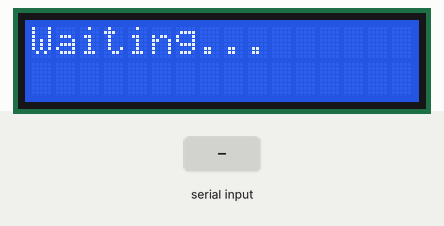
The program below on a simulated ATmega32, built with avr-gcc and emulated at 8 MHz. On the bench: 16×2 character LCD. Wiring (inferred from the names in the program): character LCD (HD44780): RS PB1; R/W PB2; E PB3; data PA0, PA1, PA2, PA3, PA4, PA5, PA6, PA7. The inputs (shaded band) are chosen by the test bench.

Above: at 2.0 s.
2.1 s: "a" received over Serial
At 2.6 s:
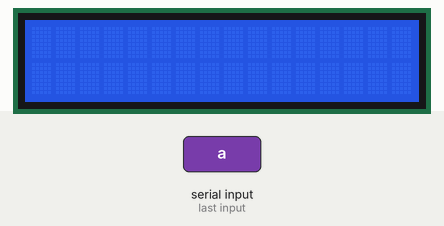
5.0 s: "b" received over Serial
At 6.9 s:
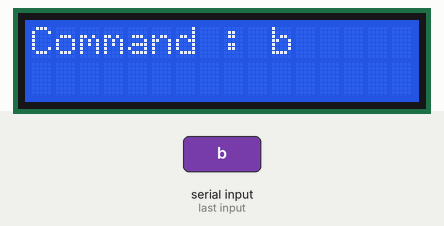
8.0 s: "1" received over Serial
At 12.6 s:
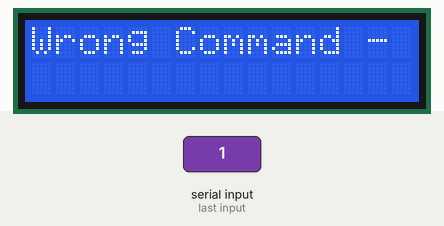
14.0 s: "a" received over Serial
At 15.1 s:
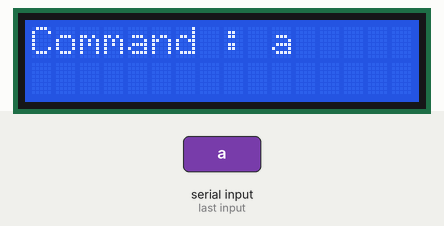
17.0 s: "0" received over Serial
At 18.8 s:
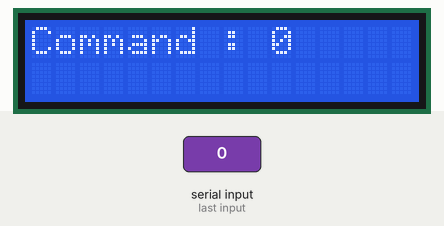

Measured:
- after the input at 2.1 s, the display: changes at once (image 1)
- after the input at 14.0 s, the display: first changes at once (image 4 shows a later state)
- what the display in image 1 shows lasts 0.7 s, from 2.1 s to 2.8 s
- what the display in image 2 shows lasts 0.5 s, from 6.5 s to 7.0 s
- what the display in image 3 shows lasts 1.0 s, from 11.9 s to 12.9 s

The program:

main.c
```c
/*
 * GP_Master.c
 *
 * Created: 8/29/2021 1:01:09 AM
 * Author : Moataz
 */

#include "BIT_MATH.h"
#include "STD_TYPES.h"
#include "Dio_interface.h"
#include "main_interface.h"
#include "USART_interface.h"
#include "LCD_interface.h"
#include "SPI_interface.h"
#define F_CPU	8000000UL
#include "util/delay.h"


int main(void)
{
	u8 Command=0;

	/*		Set pin direction for RX and TX pins		*/
	DIO_voidSetPinDirection(RX,	INPUT);
	DIO_voidSetPinDirection(TX,	OUTPUT);

	/*		UART Initialization							*/
	USART_INIT();

	/*		Set Pin Direction for LCD Pins				*/
	DIO_voidSetPortDirection(PORTA,	0xFF);
	DIO_voidSetPinDirection(PORTB,	PIN1,	OUTPUT);
	DIO_voidSetPinDirection(PORTB,	PIN2,	OUTPUT);
	DIO_voidSetPinDirection(PORTB,	PIN3,	OUTPUT);

	/*		LCD Initialization							*/
	LCD_init();

	/*		SPI Initialization							*/
	SPI_Master_init				();
	SPI_Clock_Data_Setting		();

	/*		Set Pin Direction for SPI Pins				*/
	DIO_voidSetPinDirection(MOSI, OUTPUT);
	DIO_voidSetPinDirection(MISO, INPUT);
	DIO_voidSetPinDirection(SCK, OUTPUT);
	DIO_voidSetPinDirection(SS, OUTPUT);
	DIO_voidSetPinValue(SS,HIGH);

    while (1)
    {
		/*	Wait Command from Bluetooth Module	*/
		LCD_Clear();
		LCD_WriteSTring("Waiting...");
		_delay_ms(500);

		/*	Receive Command from Bluetooth Module via USART	*/
		Command = USART_RECEIVE_BYTE ();
		LCD_Clear();
		_delay_ms(500);
		LCD_WriteSTring("Command : ");
		LCD_WriteChar4(Command);
		_delay_ms(500);

		DIO_voidSetPinValue(SS,LOW);

		/*	Send Command to Slave via SPI	*/
		LCD_Clear();
		LCD_WriteSTring("Received ");
		SPI_Transmit(Command);

		LCD_Clear();
		LCD_WriteSTring("Sent");

		_delay_ms(500);

		/*	Interpret which action should be executed 	*/
		switch(Command)
		{
			/*	Toggle Led 1 	*/
			case 'a' :
			Toggle_Led1();
			break;

			/*	Toggle Led 2 	*/
			case 'b' :
			Toggle_Led2();
			break;

			/*	Any other received command 	*/
			default:
			LCD_Clear();
			LCD_WriteSTring("Wrong Command - ");
			LCD_WriteChar4(Command);
			_delay_ms(1000);
			break;
		}
    }
}
```

SPI_Program.c
```c
#include "STD_TYPES.h"
#include "BIT_MATH.h"
#include "SPI_interface.h"
#include "SPI_private.h"
#include "SPI_configuration.h"

void 	SPI_Master_init			(void)
{
	/* SPI Enable */
	SET_BIT(SPCR,6);

	/* SPI Master */
	SET_BIT(SPCR,4);
}

void 	SPI_Slave_init			(void)
{
	/* SPI Enable */
	SET_BIT(SPCR,6);

	/* SPI Slave */
	CLR_BIT(SPCR,4);
}

void 	SPI_Clock_Data_Setting		(void)
{
	/* SPI Clock Rate */

	#if 	SPEED == Clock/4
	CLR_BIT(SPSR,0);	//SPI2X Pin
	CLR_BIT(SPCR,0);	//SPR0 Pin
	CLR_BIT(SPCR,1);	//SPR1 Pin

	#elif 	SPEED == Clock/16
	CLR_BIT(SPSR,0);	//SPI2X Pin
	SET_BIT(SPCR,0);	//SPR0 Pin
	CLR_BIT(SPCR,1);	//SPR1 Pin

	#elif 	SPEED == Clock/64
	CLR_BIT(SPSR,0);	//SPI2X Pin
	CLR_BIT(SPCR,0);	//SPR0 Pin
	SET_BIT(SPCR,1);	//SPR1 Pin

	#elif 	SPEED == Clock/128
	CLR_BIT(SPSR,0);	//SPI2X Pin
	SET_BIT(SPCR,0);	//SPR0 Pin
	SET_BIT(SPCR,1);	//SPR1 Pin

	#elif 	SPEED == Clock/2
	SET_BIT(SPSR,0);	//SPI2X Pin
	CLR_BIT(SPCR,0);	//SPR0 Pin
	CLR_BIT(SPCR,1);	//SPR1 Pin

	#elif 	SPEED == Clock/8
	SET_BIT(SPSR,0);	//SPI2X Pin
	SET_BIT(SPCR,0);	//SPR0 Pin
	CLR_BIT(SPCR,1);	//SPR1 Pin

	#elif 	SPEED == Clock/32
	SET_BIT(SPSR,0);	//SPI2X Pin
	CLR_BIT(SPCR,0);	//SPR0 Pin
	SET_BIT(SPCR,1);	//SPR1 Pin


	#else
	#error	"Wrong Choice of SPI Speed!"
	#endif

	/* Clock Phase */
	#if 	Clock_Phase == Sample_lead
	CLR_BIT(SPCR,2);

	#elif 	Clock_Phase == Setup_lead
	SET_BIT(SPCR,2);

	#else
	#error	"Wrong Choice of SPI Clock Phase!"
	#endif

	/* Clock Polarity */
	#if 	Clock_Polarity == Rising_lead
	CLR_BIT(SPCR,3);

	#elif 	Clock_Polarity == Falling_lead
	SET_BIT(SPCR,3);

	#else
	#error	"Wrong Choice of SPI Clock Polarity!"
	#endif

	/* Data Order */
	#if 	Data_Order == MSB_First
	CLR_BIT(SPCR,5);

	#elif 	Data_Order == LSB_First
	SET_BIT(SPCR,5);

	#else
	#error	"Wrong Choice of SPI Data Order!"
	#endif


}
void 	SPI_Interrupt_Enable	(void)
{
	/*	Set SREG		*/

	/*	SPI Interrupt	*/
	SET_BIT(SPCR,7);
}

void SPI_Transmit (u8 data)
{
	SPDR = data;
	while (GET_BIT(SPSR,7)==0);
}

u8 SPI_Receive (void)
{
	while (GET_BIT(SPSR,7)==0);
	return SPDR;
}
```

SPI_interface.h
```c
#ifndef		SPI_INTERFACE_H
#define		SPI_INTERFACE_H

void 	SPI_Master_init				(void);
void 	SPI_Slave_init				(void);
void 	SPI_Clock_Data_Setting		(void);
void 	SPI_Interrupt_Enable		(void);

u8 		SPI_Receive 				(void);
void	SPI_Transmit 				(u8 data);

#endif
```

USART_interface.h
```c
//fn prototypes + #define
//habi3 eih ll user, dah elly batala3o ll user

#ifndef			USART_INTERFACE_H
#define			USART_INTERFACE_H

void	USART_INIT (void);
void	USART_SEND_BYTE (u8 data);
u8		USART_RECEIVE_BYTE (void);

#endif
```

USART_program.c
```c
//program + fn def

#include	"STD_TYPES.h"
#include	"BIT_MATH.h"

#include	"USART_interface.h"
#include	"USART_private.h"
#include	"USART_Configuration.h"

void	USART_INIT (void)
{
	u8	UBRR = 0;
	u8  Local_UCSRC=0;
	/* Enable transmitter and receiver */

	SET_BIT(UCSRB_REG,3);
	SET_BIT(UCSRB_REG,4);

	/* 	 Mode of Operation 		  				 */
	#if 		Mode == Asynchronous
	CLR_BIT(Local_UCSRC,6);
	#elif		Mode == Synchronous
	SET_BIT(Local_UCSRC,6);
	#else
		#error	"Wrong Choice of USART Mode of Operation!"
	#endif

	/* 	 Transmission Speed 		  				 */
	#if		Mode == Asynchronous
	#if		SPEED == NORMAL
	SET_BIT(UCSRA_REG,1);
	#elif	SPEED == DOUBLE
	CLR_BIT(UCSRA_REG,1);
	#endif

	#elif 	Mode == Synchronous
	CLR_BIT(UCSRA_REG,1);
	#else
		#error	"Wrong Choice of USART Transmission Speed!"
	#endif


	/* 	Baud Rate Equation		  				*/
	CLR_BIT(UBRRH_REG,7); // Select UBRRH Register
	#if 		Mode == Asynchronous
	#if			(SPEED == NORMAL)
	UBRR = ((F_CPU/(16*BAUD_RATE))-1);
	UBRRH_REG = (u8) (UBRR>>8);
	UBRRL_REG = (u8) UBRR;

	#elif		(SPEED == DOUBLE)
	UBRR = ((F_CPU/(8*BAUD_RATE))-1);
	UBRRH_REG = (u8)(UBRR>>8);
	UBRRL_REG = (u8)UBRR;
	#endif

	#elif 	mode == Synchronous
	UBRR = ((F_CPU/(2*BAUD_RATE))-1);
	UBRRH_REG = (u8) (UBRR>>8);
	UBRRL_REG = (u8) UBRR;
	#endif


	/* 	Send 8 bit Data Size  				 	*/
	#if 		Num_of_Bits == 5
	CLR_BIT(UCSRB_REG,2);
	CLR_BIT(Local_UCSRC, 1);
	CLR_BIT(Local_UCSRC, 2);
	#elif		Num_of_Bits == 6
	CLR_BIT(UCSRB_REG,2);
	SET_BIT(Local_UCSRC, 1);
	CLR_BIT(Local_UCSRC, 2);
	#elif		Num_of_Bits == 7
	CLR_BIT(UCSRB_REG,2);
	CLR_BIT(Local_UCSRC, 1);
	SET_BIT(Local_UCSRC, 2);
	#elif		Num_of_Bits == 8
	CLR_BIT(UCSRB_REG,2);
	SET_BIT(Local_UCSRC, 1);
	SET_BIT(Local_UCSRC, 2);
	#elif		Num_of_Bits == 9
	SET_BIT(UCSRB_REG,2);
	SET_BIT(Local_UCSRC, 1);
	SET_BIT(Local_UCSRC, 2);
	#else
		#error	"Wrong Choice of USART Data Size!"
	#endif


	/* 	Number of Stop Bits 		  				*/
	#if 		STOP_BIT == 1
	CLR_BIT(Local_UCSRC,3);
	#elif 	STOP_BIT == 2
	SET_BIT(Local_UCSRC,3);
	#else
		#error	"Wrong Choice of USART Stop Bits!"
	#endif

	/* 	Clock Polarity	   		  				 */
	#if 		MODE_OF_OPERATION == Synchronous
	#if(CLOCK_POLARITY == RISING)
	CLR_BIT(Local_UCSRC,0);
	#elif(CLOCK_POLARITY == FALLING)
	SET_BIT(Local_UCSRC,0);
	#endif

	#elif 	MODE_OF_OPERATION == Asynchronous
	CLR_BIT(Local_UCSRC,0);
	#else
		#error	"Wrong Choice of USART Clock Polarity!"
	#endif


	/*	Select and Assign UCSRC	Reg				*/
	SET_BIT(Local_UCSRC, 7);
	UCSRC_REG = Local_UCSRC;
}
void	USART_SEND_BYTE (u8 data)
{
	while( GET_BIT(UCSRA_REG,5) == 0 );
	UDR_REG = data;

}
u8		USART_RECEIVE_BYTE (void)
{
	while( GET_BIT(UCSRA_REG , 7)  ==0 );

	return UDR_REG;
}
```

main_interface.h
```c
#ifndef			MAIN_INTERFACE_H
#define			MAIN_INTERFACE_H

#define	RX	PORTD,	PIN0
#define	TX	PORTD,	PIN1

#define MOSI	PORTB, PIN5
#define MISO	PORTB, PIN6
#define SCK		PORTB, PIN7
#define SS		PORTB, PIN4

#define	PORT_LED1	PORTC_REG
#define	PIN_LED1	PIN3
#define	PORT_LED2	PORTD_REG
#define	PIN_LED2	PIN3


void	Toggle_Led1		(void);
void	Toggle_Led2		(void);

#endif
```

main_program.c
```c
#include 		"BIT_MATH.h"
#include		"STD_TYPES.h"
#include 		"main_interface.h"
#include 		"Dio_interface.h"
#include 		"Dio_private.h"
#include 		"LCD_interface.h"

#include		<util/delay.h>


void	Toggle_Led1(void)
{
	LCD_Clear();
	PORT_LED1 ^= (1<<PIN_LED1);
	LCD_WriteSTring("Led 1 Toggled");
	_delay_ms(500);
}

void	Toggle_Led2(void)
{
	LCD_Clear();
	PORT_LED2 ^= (1<<PIN_LED2);
	LCD_WriteSTring("Led 2 Toggled");
	_delay_ms(500);
}
```

SPI_Configuration.h
```c
#ifndef		SPI_CONFIG_H
#define		SPI_CONFIG_H

#define		SPEED				Clock/128
#define		Clock_Phase 		Setup_lead
#define		Clock_Polarity 		Rising_lead
#define		Data_Order 			MSB_First


#endif
```

USART_Configuration.h
```c
#ifndef			USART_CONFIGURATION_H
#define			USART_CONFIGURATION_H


#define		Mode	 					Asynchronous	//Choose Asynchronous or Synchronous
#define		PARITY	 					NO_Pairty		//ODD or EVEN or NO_Pairty
#define		Direction 					F_DUPLEX		//F_DUPLEX or H_DUPLEX
#define		SPEED 						NORMAL			//NORMAL or DOUBLE
#define		STOP_BIT	 				1				//Number of Stop Bits, 1 or 2
#define		Rate						BIT				//BIT or BYTE or SYMBOLS or FRAMES
#define		Num_of_Bits					8				//5 or 6 or 7 or 8 or 9
#define		Clock_Polarity				RISING			//RISING or FALLING
#define		BAUD_RATE					9600			//Enter the desired baud rate
#define		F_CPU						8000000UL		//Enter the Crystal Oscillator

#endif
```

LCD_interface.h
```c
#ifndef			LCD_INTERFACE_H
#define			LCD_INTERFACE_H

#define		CONTROL_PORT    PORTB
#define		LCD_RS			PIN1
#define		LCD_RW			PIN2
#define		LCD_EN			PIN3

#define		DATA_PORT		PORTA

void	LCD_init(void);
void	LCD_WriteChar(u8 Data);
void	LCD_CMD(u8 CMD);
void    LCD_SendCMD4(u8 cmd);
void    LCD_WriteChar4(u8 Data);
void    LCD_GOTOXY(u8 LINE_NUM,u8 POSITION);
void    LCD_WriteSTring(u8 * ptr);
void	LCD_Clear(void);

#endif
```

LCD_procram.c
```c
#include		"STD_TYPES.h"
#include		"DIO_interface.h"
#include 		"LCD_interface.h"
#include		<util/delay.h>
#define		FONT_5X7_2_LINES		0x38

void LCD_init(void) {

	/*  _delay_ms(35);  //delay
	LCD_SendCMD(FONT_5X7_2_LINES); // 2 LINES and FONT 5x7
	_delay_ms(1);
	LCD_SendCMD(0x0C); //Cursor OFF and Blinking OFF
	_delay_ms(1);
	LCD_SendCMD(0x01); //Clear Display
	_delay_ms(2);
	LCD_SendCMD(0x06); //Dislay is increased */


	_delay_ms(100);
	//send commands to LCD for initializing as 4-bit mode/
	LCD_SendCMD4(0x33);
	LCD_SendCMD4(0x32);
	LCD_SendCMD4(0x28);

	LCD_SendCMD4(0x0C);
	LCD_SendCMD4(0x01);
	LCD_SendCMD4(0x06);
	LCD_SendCMD4(0x02);
}

void	LCD_WriteChar(u8 Data)
{
	DIO_voidSetPinValue(CONTROL_PORT,LCD_RS,HIGH);
	DIO_voidSetPinValue(CONTROL_PORT,LCD_RW,LOW);
	DIO_voidSetPinValue(CONTROL_PORT,LCD_EN,HIGH);
	_delay_ms(5);
	DIO_voidSetPortValue(DATA_PORT,Data);
	DIO_voidSetPinValue(CONTROL_PORT,LCD_EN,LOW);
	_delay_ms(5);

}

void	LCD_SendCMD(u8 CMD)
{
	DIO_voidSetPinValue(CONTROL_PORT,LCD_RS,LOW);
	DIO_voidSetPinValue(CONTROL_PORT,LCD_RW,LOW);
	DIO_voidSetPinValue(CONTROL_PORT,LCD_EN,HIGH);
	_delay_ms(5);
	DIO_voidSetPortValue(DATA_PORT,CMD);
	DIO_voidSetPinValue(CONTROL_PORT,LCD_EN,LOW);
	_delay_ms(5);

}

void LCD_SendCMD4(u8 cmd)
{
	DIO_voidSetPinValue(CONTROL_PORT,LCD_RS,LOW);
	DIO_voidSetPinValue(CONTROL_PORT,LCD_RW,LOW);
	DIO_voidSetPinValue(CONTROL_PORT,LCD_EN,HIGH);
	_delay_ms(5);


	u8 Dummy = (cmd & 0xf0) | (PORTA & 0x0f);
	DIO_voidSetPortValue(DATA_PORT,Dummy);
	DIO_voidSetPinValue(CONTROL_PORT,LCD_EN,LOW);
	_delay_ms(5);

	DIO_voidSetPinValue(CONTROL_PORT,LCD_EN,HIGH);
	_delay_ms(5);

	Dummy = (cmd << 4) | (PORTA & 0x0f);
	DIO_voidSetPortValue(DATA_PORT,Dummy);
	DIO_voidSetPinValue(CONTROL_PORT,LCD_EN,LOW);
	_delay_ms(5);
}

void LCD_WriteChar4(u8 Data)
{


	DIO_voidSetPinValue(CONTROL_PORT,LCD_RS,HIGH);
	DIO_voidSetPinValue(CONTROL_PORT,LCD_RW,LOW);
	DIO_voidSetPinValue(CONTROL_PORT,LCD_EN,HIGH);
	_delay_ms(5);


	u8 Dummy = (Data & 0xf0) | (PORTA & 0x0f);
	DIO_voidSetPortValue(DATA_PORT,Dummy);
	DIO_voidSetPinValue(CONTROL_PORT,LCD_EN,LOW);
	_delay_ms(5);


	DIO_voidSetPinValue(CONTROL_PORT,LCD_EN,HIGH);
	Dummy = (Data << 4) | (PORTA & 0x0f);
	DIO_voidSetPortValue(DATA_PORT,Dummy);
	_delay_ms(5);
	DIO_voidSetPinValue(CONTROL_PORT,LCD_EN,LOW);
	_delay_ms(5);
}

void LCD_GOTOXY(u8 LINE_NUM,u8 POSITION)
{

	if((LINE_NUM ==0) && (POSITION<16))
	{
		LCD_SendCMD4((0x80 + POSITION));
	}
	else if ((LINE_NUM ==1) && (POSITION<16))
	{

		LCD_SendCMD4((0xC0 + POSITION));
	}

}

void LCD_WriteSTring(u8 * ptr)
{
	u8 i = 0 ;

	while(ptr[i] != '\0')
	{
		LCD_WriteChar4(ptr[i]);
		i++;
	}

}
void LCD_Clear(void)
{
	LCD_SendCMD4 (0x01);		/* Clear display */
	_delay_ms(2);
	LCD_SendCMD4 (0x80);		/* Cursor at home position */
}
```

BIT_MATH.h
```c
#ifndef			BIT_MATH_H
#define			BIT_MATH_H

#define			SET_BIT(REG,BIT_NUM)		(REG |= (1 << BIT_NUM))
#define			CLR_BIT(REG,BIT_NUM)		(REG &=~(1 << BIT_NUM))
#define			TOG_BIT(REG,BIT_NUM)		(REG ^= (1 << BIT_NUM))
#define			GET_BIT(REG,BIT_NUM)		( (REG >> BIT_NUM) & 1)

#endif
```

Dio_interface.h
```c
#ifndef			DIO_INTERFACE_H
#define			DIO_INTERFACE_H

void	DIO_voidSetPinDirection(u8 Port ,u8 Pin , u8 Direction );
void	DIO_voidSetPinValue(u8 Port ,u8 Pin , u8 Value );
u8		DIO_u8GetPinValue(u8 Port , u8 Pin);
//DIO_voidSetPinDirection(PORTA , PIN0 , OUTPUT); ==> DDRA = 0b00000001; A0 is output
//DIO_voidSetPinValue(PORTA , PIN0 , HIGH); ==> PORTA = 0b00000001; A0 HIGH
void	DIO_voidSetPortDirection(u8 Port , u8 Direction );
void	DIO_voidSetPortValue(u8 Port , u8 Value );

#define				PORTA			0
#define				PORTB			1
#define				PORTC			2
#define				PORTD			3

#define				PIN0			0
#define				PIN1			1
#define				PIN2			2
#define				PIN3			3
#define				PIN4			4
#define				PIN5			5
#define				PIN6			6
#define				PIN7			7


#define				INPUT			0
#define				OUTPUT			1

#define				HIGH			1
#define				LOW				0


#endif
```

Dio_private.h
```c
#ifndef			DIO_PRIVATE_H
#define			DIO_PRIVATE_H

/*			PORTA REGISTERS							*/
#define		PORTA_REG			*((volatile u8 *)0x3B)
#define		DDRA_REG			*((volatile u8 *)0x3A)
#define		PINA_REG			*((volatile u8 *)0x39)

/*			PORTB REGISTERS							*/
#define		PORTB_REG			*((volatile u8 *)0x38)
#define		DDRB_REG			*((volatile u8 *)0x37)
#define		PINB_REG			*((volatile u8 *)0x36)

/*			PORTB REGISTERS							*/
#define		PORTC_REG			*((volatile u8 *)0x35)
#define		DDRC_REG			*((volatile u8 *)0x34)
#define		PINC_REG			*((volatile u8 *)0x33)

/*			PORTD REGISTERS							*/
#define		PORTD_REG			*((volatile u8 *)0x32)
#define		DDRD_REG			*((volatile u8 *)0x31)
#define		PIND_REG			*((volatile u8 *)0x30)


#endif
```

Dio_program.c
```c
#include	"STD_TYPES.h"
#include	"BIT_MATH.h"

#include	"Dio_interface.h"
#include	"Dio_private.h"

//DIO_voidSetPinDirection(PORTA , PIN0 , OUTPUT); ==> DDRA = 0b00000001; A0 is output
//DIO_voidSetPinValue(PORTA , PIN0 , HIGH); ==> PORTA = 0b00000001; A0 HIGH


void	DIO_voidSetPinDirection(u8 Port ,u8 Pin , u8 Direction )
{
	/*		Range Check				*/
	if( (Port < 4) && (Pin < 8) )
	{
		if(Direction == OUTPUT)
		{
			switch(Port)
			{
				case PORTA :	SET_BIT(DDRA_REG,Pin);	break;
				case PORTB :	SET_BIT(DDRB_REG,Pin);	break;
				case PORTC :	SET_BIT(DDRC_REG,Pin);	break;
				case PORTD :	SET_BIT(DDRD_REG,Pin);	break;
			}
		}
		else if (Direction == INPUT)
		{
			switch(Port)
			{
				case PORTA :	CLR_BIT(DDRA_REG,Pin);	break;
				case PORTB :	CLR_BIT(DDRB_REG,Pin);	break;
				case PORTC :	CLR_BIT(DDRC_REG,Pin);	break;
				case PORTD :	CLR_BIT(DDRD_REG,Pin);	break;
			}
		}

	}
}
void	DIO_voidSetPinValue(u8 Port ,u8 Pin , u8 Value )
{
	/*		Range Check				*/
	if( (Port < 4) && (Pin < 8) )
	{
		if(Value == HIGH)
		{
			switch(Port)
			{
				case PORTA :	SET_BIT(PORTA_REG,Pin);	break;
				case PORTB :	SET_BIT(PORTB_REG,Pin);	break;
				case PORTC :	SET_BIT(PORTC_REG,Pin);	break;
				case PORTD :	SET_BIT(PORTD_REG,Pin);	break;
			}
		}
		else if (Value == LOW)
		{
			switch(Port)
			{
				case PORTA :	CLR_BIT(PORTA_REG,Pin);	break;
				case PORTB :	CLR_BIT(PORTB_REG,Pin);	break;
				case PORTC :	CLR_BIT(PORTC_REG,Pin);	break;
				case PORTD :	CLR_BIT(PORTD_REG,Pin);	break;
			}
		}

	}
}
u8		DIO_u8GetPinValue(u8 Port , u8 Pin)
{
	u8 Local_u8Value = 0xFF;
	/*		Range Check				*/
	if( (Port < 4) && (Pin < 8) )
	{
			switch(Port)
			{
				case PORTA :	Local_u8Value	=	GET_BIT(PINA_REG,Pin);	break;
				case PORTB :	Local_u8Value	=	GET_BIT(PINB_REG,Pin);	break;
				case PORTC :	Local_u8Value	=	GET_BIT(PINC_REG,Pin);	break;
				case PORTD :	Local_u8Value	=	GET_BIT(PIND_REG,Pin);	break;
			}
	}
	return Local_u8Value ;
}


void	DIO_voidSetPortDirection(u8 Port , u8 Direction )
{
	/*Range Check */
	if(Port < 4)
	{
		switch (Port)
		{
			case PORTA : DDRA_REG = Direction;	 break;
			case PORTB : DDRB_REG = Direction;	 break;
			case PORTC : DDRC_REG = Direction;	 break;
			case PORTD : DDRD_REG = Direction;	 break;
		}
	}

}
void	DIO_voidSetPortValue(u8 Port , u8 Value )
{
	/*Range Check */
	if(Port < 4)
	{
		switch (Port)
		{
			case PORTA : PORTA_REG = Value;		 break;
			case PORTB : PORTB_REG = Value;		 break;
			case PORTC : PORTC_REG = Value;		 break;
			case PORTD : PORTD_REG = Value;		 break;
		}
	}
}
```

SPI_Private.h
```c
#ifndef		SPI_PRIVATE_H
#define		SPI_PRIVATE_H


#define		SPCR		*((volatile u8 *)0x2D)
#define		SPSR		*((volatile u8 *)0x2E)
#define		SPDR		*((volatile u8 *)0x2F)


#endif
```

STD_TYPES.h
```c
#ifndef			STD_TYPES_H		//3ashan maya3mlsh #include 2aktr min mara ll STD_TYPES_H
#define			STD_TYPES_H

typedef		unsigned			char	u8	;
typedef		unsigned	short	int		u16	;
typedef		unsigned			int		u32	;

typedef		signed				char	s8	;
typedef		signed		short	int		s16	;
typedef		signed				int		s32	;

typedef							float	f32	;
typedef							double	f64	;

#endif
```

USART_private.h
```c
//#define regs
#ifndef			USART_PRIVATE_H	//3ashan maya3mlsh #include 2aktr min mara ll USART_private.h
#define			USART_PRIVATE_H

// efta7 el datasheet w roo7 3ala Register summary w dawar 3ala el registers beta3t el USART

#define		UDR_REG				*((volatile u8 *)0x2C)
#define		UCSRA_REG			*((volatile u8 *)0x2B)
#define		UCSRB_REG			*((volatile u8 *)0x2A)
#define		UCSRC_REG			*((volatile u8 *)0x40) // SAME ADDRESS FOR UBRRH_REG
#define		UBRRH_REG			*((volatile u8 *)0x40) // SAME ADDRESS FOR UBRRH_REG
#define		UBRRL_REG			*((volatile u8 *)0x29)


#endif
// '*' 3ashan ana ma7tag el mo7tawa elly fih mish el address beta3ah
//'(u8*)' hena ba3mel casting ll pointer 3ashan 2afahimoh eno hayshawer 3ala char (8bit)
//volatile : 3ashan maya3mlhash optimization w maya3mlhash cashing
//cashing: be7otha bel initial value beta3itha( elly heya b zero)  fi el GPRs w mish hatt5ayar, hay3mil keda la2ino basta5dmha ketir to save time
```
